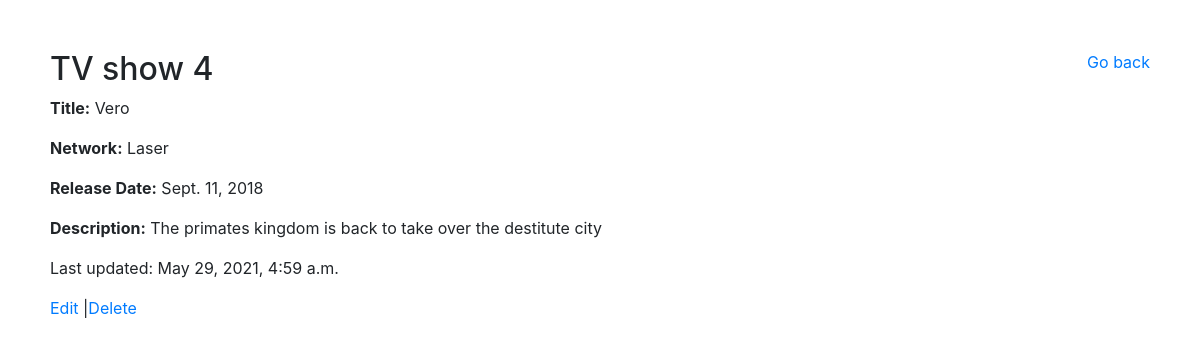
The app's page /show/4 with its own data.
### validated_show_app/models.py (models this page shows)
class Show(models.Model):
    title= models.CharField(max_length=255)
    network= models.CharField(max_length=255)
    release_date= models.DateField(auto_now_add=False, auto_now=False, blank=True, null=True)
    description= models.TextField(null=True)
    created_at= models.DateTimeField(auto_now_add=True)
    updated_at= models.DateTimeField(auto_now=True)
    objects=ShowManager()

### validated_show_app/views.py (the view)
# urls.py: path('show/<int:show_id>', views.show),
def show(request, show_id):
    show_select = Show.objects.get(id=show_id)
    context = {
        'show': show_select
    }
    return render(request, 'show.html', context)

### validated_show_app/templates/show.html (shortened to what this page needs)
<!DOCTYPE html>
<html lang="en">
<head>
    <link rel="stylesheet" href="https://maxcdn.bootstrapcdn.com/bootstrap/4.0.0/css/bootstrap.min.css">
    {% load static %}
    <link rel="stylesheet" href="{% static 'styles.css' %}">
</head>
<body>
    <div class="container-md">
        <div class="leader">
            <h2>TV show {{ show.id }}</h2>
            <a href="/back">Go back</a>
        </div>
        <div class="showDetails">
            <p><b>Title:</b> {{ show.title }}</p>
            <p><b>Network:</b> {{ show.network }}</p>
            <p><b>Release Date:</b> {{ show.release_date }}</p>
            <p><b>Description:</b> {{ show.description }}</p>
        </div>
        <div class="head">
            <p> Last updated: {{show.updated_at}}</p>
            <p> <a href="/edit/{{ show.id}}">Edit</a> |<a href="/delete/{{ show.id}}">Delete</a> </p>
        </div>
    </div>
</body>
</html>

### validated_show_app/static/styles.css (style rules this page uses)
* { margin: 0; padding: 0; }
.container-md { margin:auto; padding: 50px; }
.leader { display:flex; justify-content: space-between; }

### records on screen
Show: id "4", title "Vero", network "Laser", release_date "Sept. 11, 2018", description "The primates kingdom is back to take over the destitute city", updated_at "May 29, 2021, 4:59 a.m."
